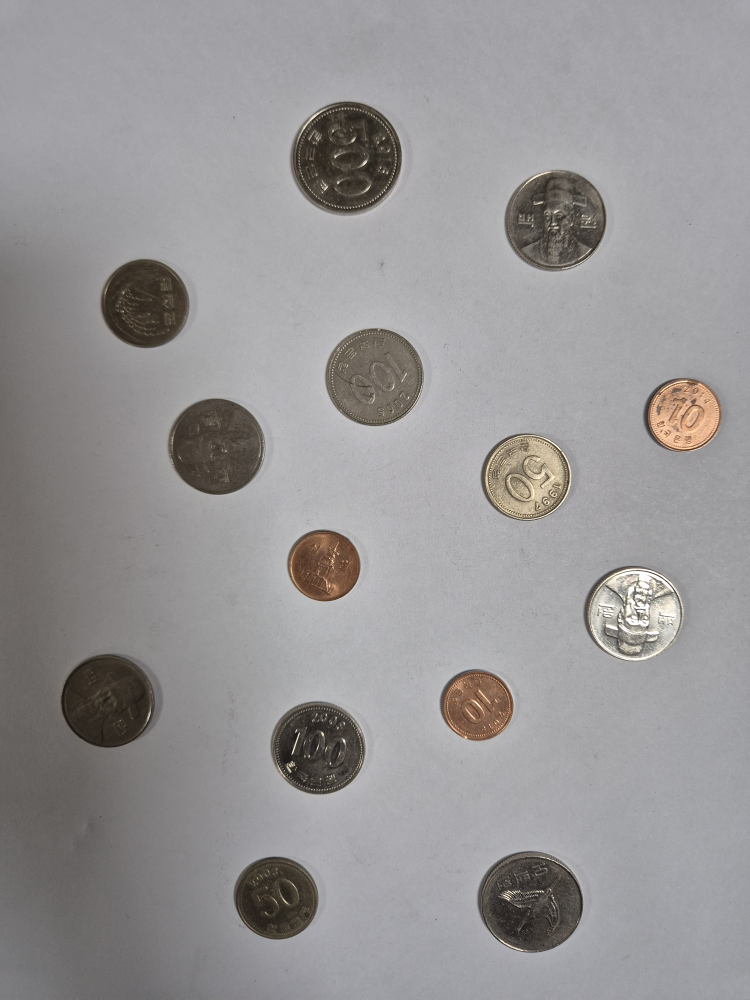
#> input picture coin-kr-handher0/img/1.jpeg, 3000 x 4000 px (shown at 1/4 size)
$ python ycrcb_tuner.py --input img/1.jpeg
#> lines starting #> are read from the running program, lines starting #| are printed output that depends on the picture; after the words box and inside, x2 and y2 are one past the last pixel; in counts of white or black regions, pixels touching at a corner belong together
import cv2
import numpy as np
import argparse


def nothing(x):
    # 트랙바 콜백 함수 (아무것도 안 함)
    pass


def main():
    p = argparse.ArgumentParser("YCrCb Color Tuner")
    # (이전에 수정한 대로 --input을 사용합니다)
    p.add_argument("--input", required=True, type=str,
                   help="path to your test image (e.g., 10w_and_100w.jpg)")
    args = p.parse_args()

    img = cv2.imread(args.input)
#> img is the input picture: shape (4000, 3000, 3); mean B, G, R 149.8, 149, 151.1
    if img is None:
        print(f"Error: Failed to load image {args.input}")
        return

    # 리사이징
    (h, w) = img.shape[:2]
#> h = 4000; w = 3000
    if w > 1000:
        r = 1000.0 / w
#> r = 0.333
        dim = (1000, int(h * r))
#> dim = (1000, 1333)
        img = cv2.resize(img, dim, interpolation=cv2.INTER_AREA)
#> img: shape (1333, 1000, 3)

    # --- [수정] 이미지를 BGR에서 YCrCb로 변환 ---
    ycrcb = cv2.cvtColor(img, cv2.COLOR_BGR2YCrCb)
#> ycrcb: shape (1333, 1000, 3); mean of channels 0, 1, 2 149.7, 129, 128

    cv2.namedWindow('Tuner')
    cv2.resizeWindow('Tuner', 500, 300)

    # --- [수정] 트랙바를 Y, Cr, Cb용으로 생성 (모두 0-255 범위) ---
    # Y = 밝기 (Luma), Cr = Red, Cb = Blue
    cv2.createTrackbar('Y_MIN', 'Tuner', 0, 255, nothing)
#> slider 'Y_MIN' is set to 51
    cv2.createTrackbar('Cr_MIN', 'Tuner', 0, 255, nothing)
#> slider 'Cr_MIN' is set to 51
    cv2.createTrackbar('Cb_MIN', 'Tuner', 0, 255, nothing)
#> slider 'Cb_MIN' is set to 51
    cv2.createTrackbar('Y_MAX', 'Tuner', 255, 255, nothing)
    cv2.createTrackbar('Cr_MAX', 'Tuner', 255, 255, nothing)
    cv2.createTrackbar('Cb_MAX', 'Tuner', 255, 255, nothing)

    print("--- YCrCb Tuner ---")
    print("목표: 10원(구리색)은 '흰색', 100원(은색)은 '검은색'이 되도록 조절하세요.")
    print("팁: 'Y' (밝기)는 조명에 따라 변하므로 Y_MIN=0, Y_MAX=255로 두고,")
    print("    'Cr' (빨강)과 'Cb' (파랑) 값을 조절해 색을 찾으세요.")
    print("조절이 끝나면 'q' 키를 누르세요.")

    while True:
        # 트랙바에서 현재 값 가져오기
        y_min = cv2.getTrackbarPos('Y_MIN', 'Tuner')
        cr_min = cv2.getTrackbarPos('Cr_MIN', 'Tuner')
        cb_min = cv2.getTrackbarPos('Cb_MIN', 'Tuner')
        y_max = cv2.getTrackbarPos('Y_MAX', 'Tuner')
        cr_max = cv2.getTrackbarPos('Cr_MAX', 'Tuner')
        cb_max = cv2.getTrackbarPos('Cb_MAX', 'Tuner')

        lower = np.array([y_min, cr_min, cb_min])
        upper = np.array([y_max, cr_max, cb_max])

        # --- [수정] YCrCb 이미지에서 마스크 생성 ---
        mask = cv2.inRange(ycrcb, lower, upper)
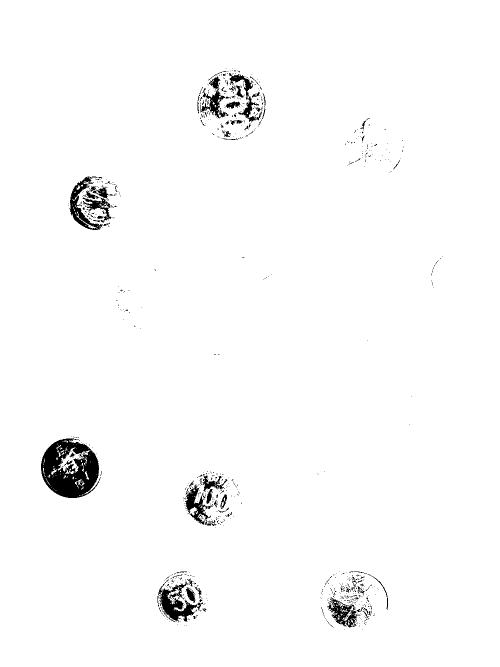
#> mask: shape (1333, 1000) (shown at 1/2 size); 98% white; 826 black regions (754 under 20 px), largest, box (x1, y1, x2, y2) and area: (82, 877, 201, 996) 8923, (316, 1158, 406, 1243) 2626, (140, 353, 213, 460) 2017
        result = cv2.bitwise_and(img, img, mask=mask)
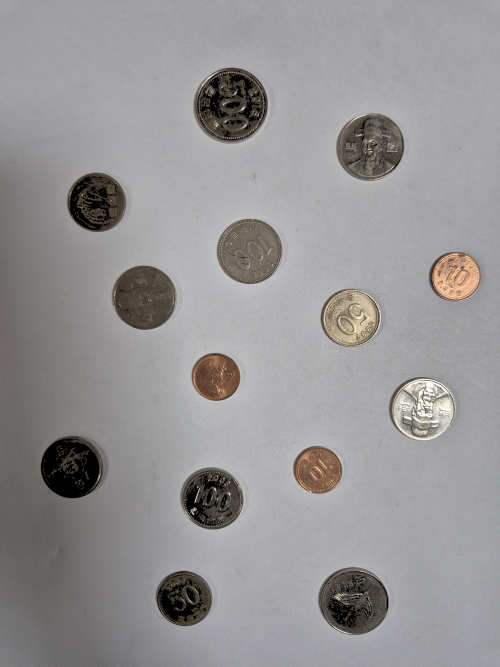
#> result: shape (1333, 1000, 3) (shown at 1/2 size); mean B, G, R 149, 148.2, 150.1

        cv2.imshow('Original Image', img)
        cv2.imshow('Mask (Result)', mask)  # <-- 가장 중요한 창
        cv2.imshow('Tuner Result', result)

        key = cv2.waitKey(1) & 0xFF
#> (key q is pressed here)
        if key == ord('q'):
            print("\n--- Final YCrCb Values ---")
            print(f"lower_copper = np.array([{y_min}, {cr_min}, {cb_min}])")
            print(f"upper_copper = np.array([{y_max}, {cr_max}, {cb_max}])")
            break

    cv2.destroyAllWindows()


if __name__ == "__main__":
    main()

$ run again, on coin-kr-handher0/img/19.jpeg
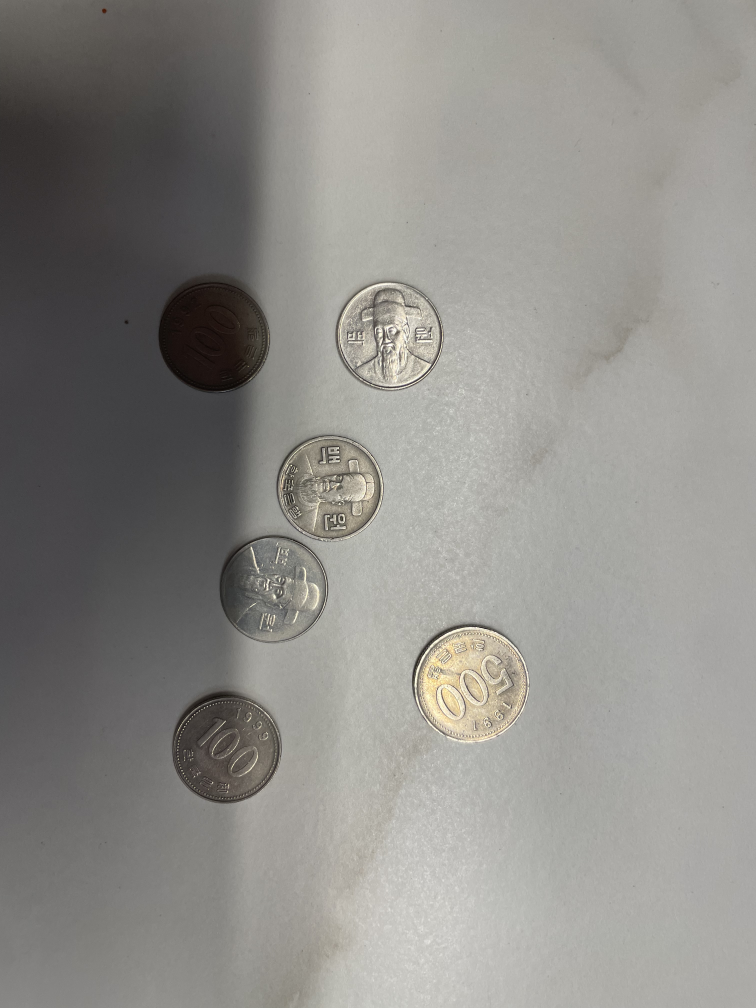
#> input picture coin-kr-handher0/img/19.jpeg, 3024 x 4032 px (shown at 1/4 size)
#> in main, img is the input picture: shape (4032, 3024, 3); mean B, G, R 136.1, 140.3, 141.9
#> img: shape (1333, 1000, 3)
#> ycrcb: shape (1333, 1000, 3); mean of channels 0, 1, 2 140.3, 129.2, 125.6
#> in main, `mask = cv2.inRange(ycrcb, lower, upper)`:
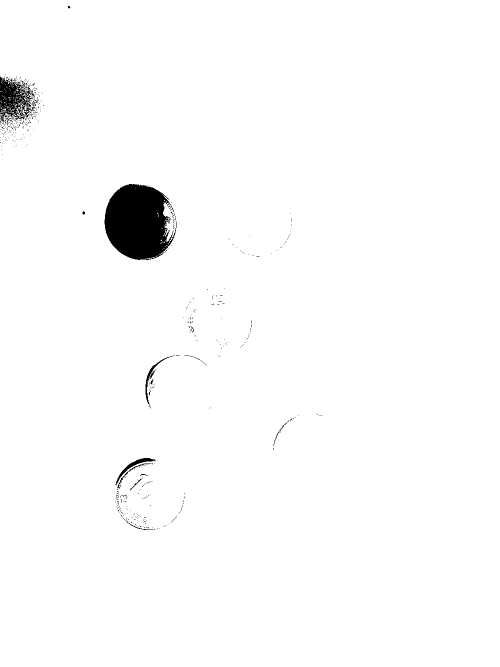
#> mask: shape (1333, 1000) (shown at 1/2 size); 98.4% white; 523 black regions (510 under 20 px), largest, box (x1, y1, x2, y2) and area: (209, 368, 353, 520) 15794, (0, 153, 69, 246) 3289, (231, 916, 311, 971) 580

$ run again, on coin-kr-handher0/img/3.jpeg
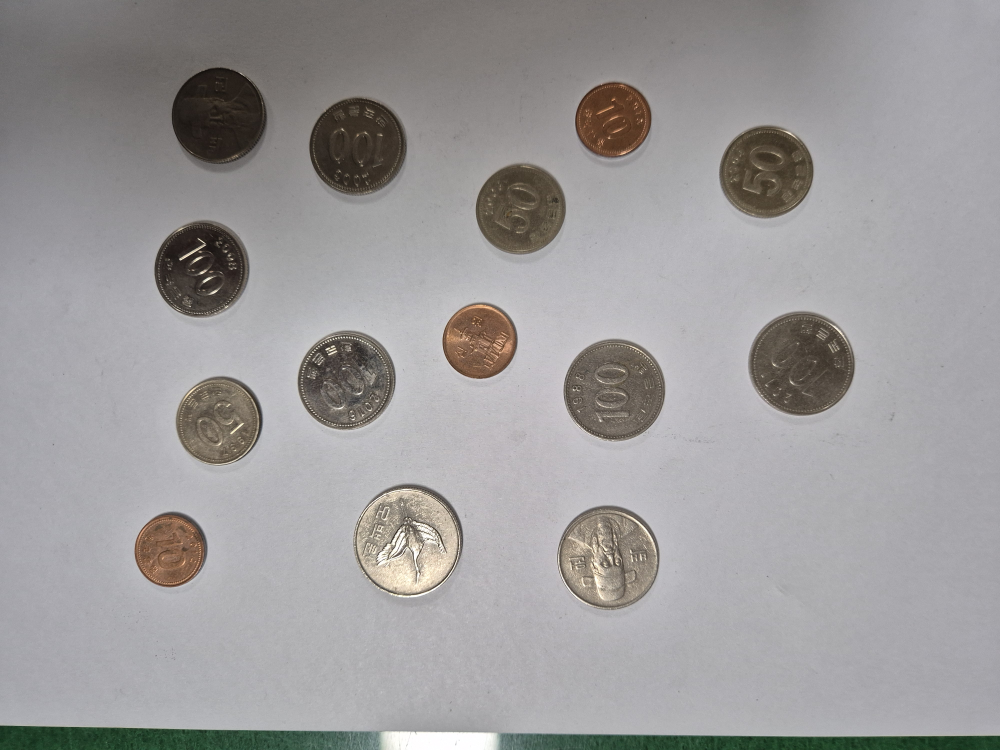
#> input picture coin-kr-handher0/img/3.jpeg, 4000 x 3000 px (shown at 1/4 size)
#> in main, img is the input picture: shape (3000, 4000, 3); mean B, G, R 154.3, 153.9, 156
#> img: shape (750, 1000, 3)
#> ycrcb: shape (750, 1000, 3); mean of channels 0, 1, 2 154.6, 129.1, 127.8
#> in main, `mask = cv2.inRange(ycrcb, lower, upper)`:
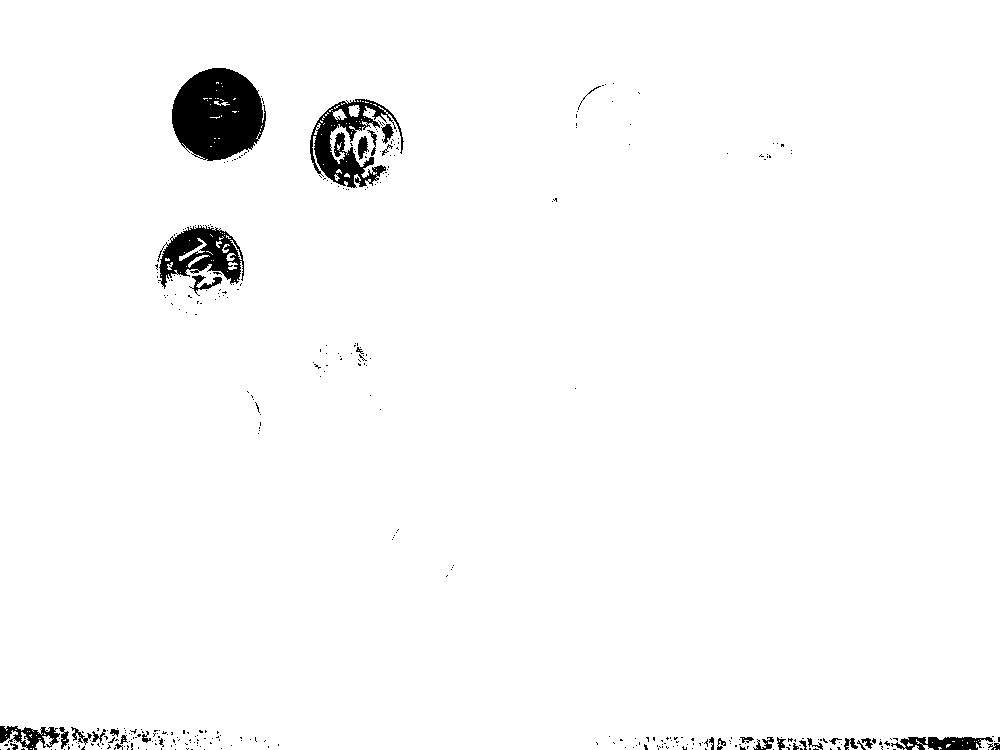
#> mask: shape (750, 1000); 97.7% white; 377 black regions (343 under 20 px), largest, box (x1, y1, x2, y2) and area: (172, 68, 266, 161) 6566, (310, 99, 404, 188) 3290, (157, 225, 244, 289) 2805
#> in main, `result = cv2.bitwise_and(img, img, mask=mask)`:
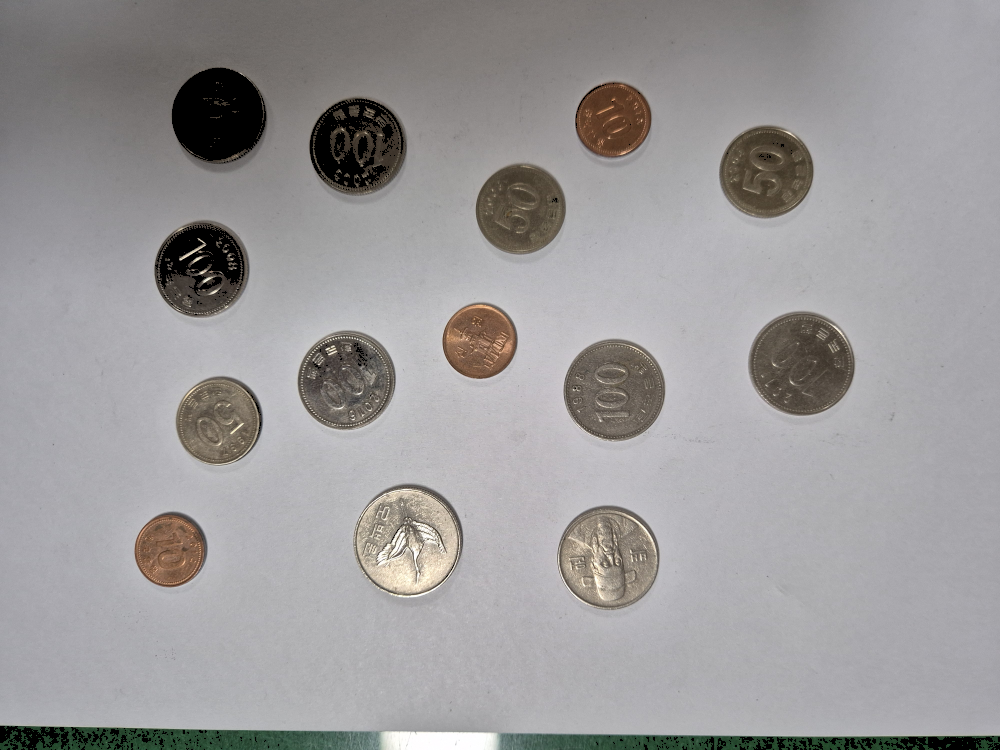
#> result: shape (750, 1000, 3); mean B, G, R 153.6, 153, 155.1
